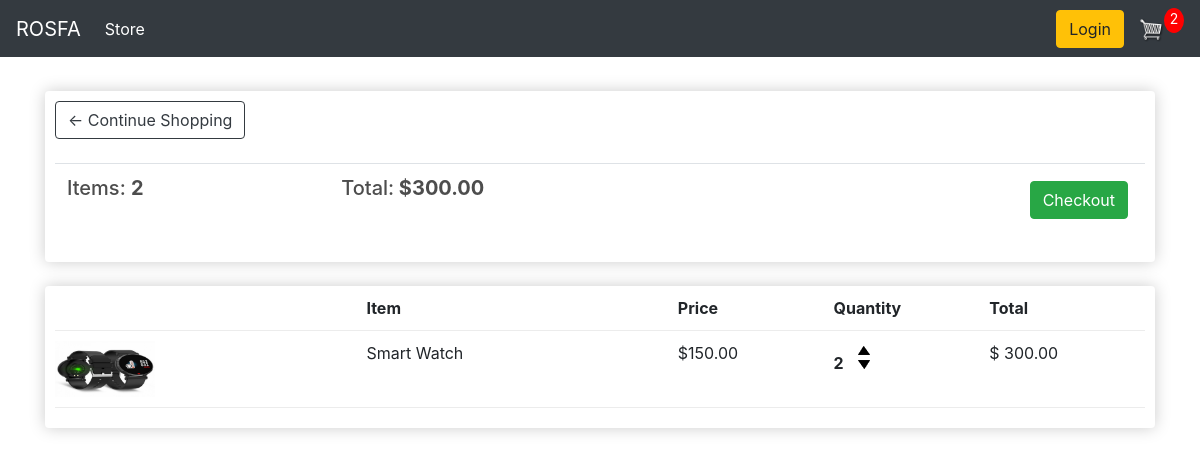
The app's page /cart/ (signed in) with its own data.
### store/models.py (models this page shows, shortened)
class Order(models.Model):
    customer = models.ForeignKey(
        Customer, on_delete=models.SET_NULL, null=True, blank=True)
    date_ordered = models.DateTimeField(auto_now_add=True)
    complete = models.BooleanField(default=False)
    transiction_id = models.CharField(max_length=100, null=True)
    @property
    def get_cart_total(self):
        orderitems = self.orderitem_set.all()
        total = sum([item.get_total for item in orderitems])
        return total
    @property
    def get_cart_items(self):
        orderitems = self.orderitem_set.all()
        total = sum([item.quantity for item in orderitems])
        return total

class OrderItem(models.Model):
    product = models.ForeignKey(Product, on_delete=models.SET_NULL, null=True)
    order = models.ForeignKey(Order, on_delete=models.SET_NULL, null=True)
    quantity = models.IntegerField(default=0, null=True, blank=True)
    date_added = models.DateTimeField(auto_now_add=True)
    @property
    def get_total(self):
        total = self.product.price * self.quantity
        return total

class Product(models.Model):
    name = models.CharField(max_length=200, null=True)
    price = models.DecimalField(max_digits=7, decimal_places=2)
    digital = models.BooleanField(default=False, null=True, blank=False)
    img = models.ImageField(null=True, blank=True)
    @property
    def imgURL(self):
        try:
            url = self.img.url
        except:
            url = 'static/img/placeholder.png'
        return url

### store/views.py (the view)
# urls.py: path('cart/', views.cart, name='cart'),
def cart(request):
    data = cartData(request)
    cartItems = data['cartItems']
    order = data['order']
    items = data['items']
    context = {'items': items, 'order': order, 'cartItems': cartItems}
    return render(request, 'store/cart.html', context)

### store/utils.py (called while the page is built)
def cartData(request):
    if request.user.is_authenticated:
        customer = request.user.customer
        order, created = Order.objects.get_or_create(
            customer=customer, complete=False)
        items = order.orderitem_set.all()
        cartItems = order.get_cart_items
    else:
        cookieData = cookieCart(request)
        cartItems = cookieData['cartItems']
        order = cookieData['order']
        items = cookieData['items']
    return {'cartItems': cartItems, 'order': order, 'items': items}

### store/templates/store/Cart.html
{% extends 'store/main.html'%}
{% load static %}
{% block content%}
<div class="row">
    <div class="col-lg-12">
        <div class="box-element">
            <a class="btn btn-outline-dark" href="{% url 'store' %}">&#x2190; Continue Shopping</a>
            <br>
            <br>
            <table class="table">
                <tr>
                    <th>
                        <h5>Items: <strong>{{order.get_cart_items}}</strong></h5>
                    </th>
                    <th>
                        <h5>Total:<strong> ${{order.get_cart_total|floatformat:2}}</strong></h5>
                    </th>
                    <th>
                        <a style="float:right; margin:5px;" class="btn btn-success"
                            href="{% url 'checkout' %}">Checkout</a>
                    </th>
                </tr>
            </table>
        </div>
        <br>
        <div class="box-element">
            <div class="cart-row">
                <div style="flex:2"></div>
                <div style="flex:2"><strong>Item</strong></div>
                <div style="flex:1"><strong>Price</strong></div>
                <div style="flex:1"><strong>Quantity</strong></div>
                <div style="flex:1"><strong>Total</strong></div>
            </div>
            {% for item in items%}
            <div class="cart-row">
                <div style="flex:2"><img class="row-image" src="{{item.product.imgURL}}"></div>
                <div style="flex:2">
                    <p>{{item.product.name}}</p>
                </div>
                <div style="flex:1">
                    <p>${{item.product.price}}</p>
                </div>
                <div style="flex:1">
                    <p class="quantity">{{item.quantity}}</p>
                    <div class="quantity">
                        <img data-product="{{item.product.id}}" data-action="add" class="chg-quantity update-cart"
                            src="{% static  'img/arrow-up.png' %}">
                        <img data-product="{{item.product.id}}" data-action="remove" class="chg-quantity update-cart"
                            src="{% static  'img/arrow-down.png' %}">
                    </div>
                </div>
                <div style="flex:1">
                    <p>$ {{item.get_total}}</p>
                </div>
            </div>
            {% endfor %}
        </div>
    </div>
    {% endblock content%}

### static/styles/style.css (style rules this page uses)
body { background-color: hsl(0, 0%, 98%); }
h1,h2,h3,h4,h5,h6 { color:hsl(0, 0%, 30%); }
.box-element { box-shadow:hsl(0, 0%, 80%) 0 0 16px; background-color: #fff; border-radius: 4px; padding: 10px; }
.col-lg-4, .col-lg-6, .col-lg-8, .col-lg-12 { margin-top: 10px; }
.btn { border-radius: 0; }
.row-image { width: 100px; }
.cart-row { display: flex; align-items: flex-stretch; padding-bottom: 10px; margin-bottom: 10px; border-bottom: 1px solid #ececec; }
.quantity { display: inline-block; font-weight: 700; padding-right:10px; }
.chg-quantity { width: 12px; cursor: pointer; display: block; margin-top: 5px; transition:.1s; }

### records on screen
Order: get_cart_items "2", get_cart_total "300.00"
OrderItem: product.imgURL (picture), product.name "Smart Watch", product.price "150.00", quantity "2", get_total "300.00"

### other values on screen
{{ cartItems }} "2"
